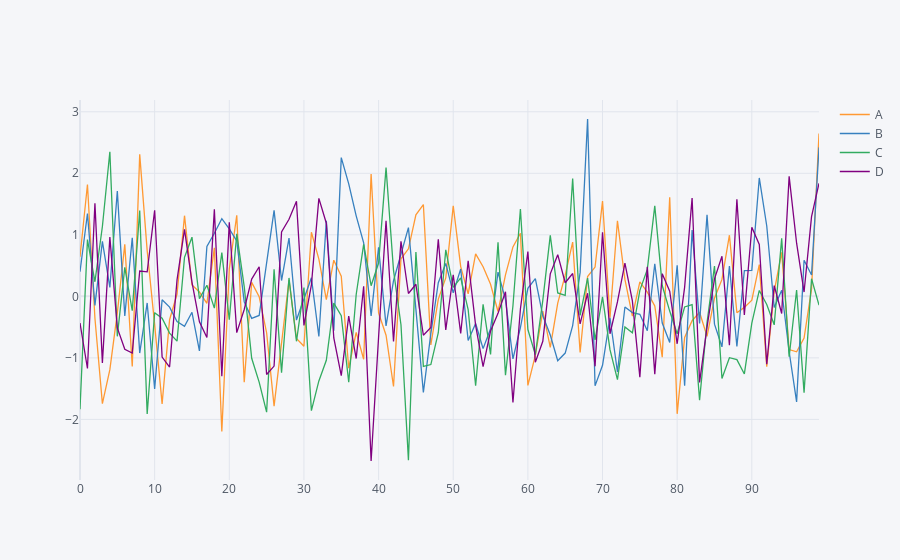

The code cell stored with this chart in its notebook:
### Markdown cell above
### Line plot

### Code cell
df1.iplot()
